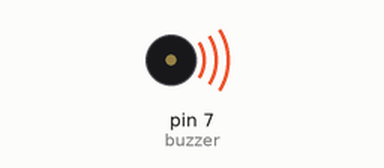
Simulated run of this sketch. Board: Arduino Uno, built with avr-gcc and run on an emulated ATmega328P. Parts: buzzer (waves = sounding).

Above: at 0.1 s.
Timing chart, 0 to 1.6 s (numbered marks = the images above):
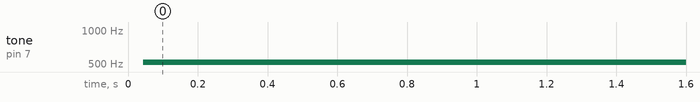

The sketch:

buzzerSiren.ino
```cpp
/*
  Buzzer Siren

  A simple program that generates a siren from a buzzer
*/
int buzzer = 7;

void setup() {
  Serial.begin(9600);
  pinMode(buzzer, OUTPUT); // define pin as output
}

void loop() {
  while(1) {
    for (int i = 0; i < 256; i++) {
      digitalWrite(buzzer, i);
    }
    for (int i = 255; i >= 0; i--) {
      digitalWrite(buzzer, i);
    }
  }
}
```

Measured:
- by itself, tone on pin 7 (buzzer): silent → 516 Hz at 0.04 s
